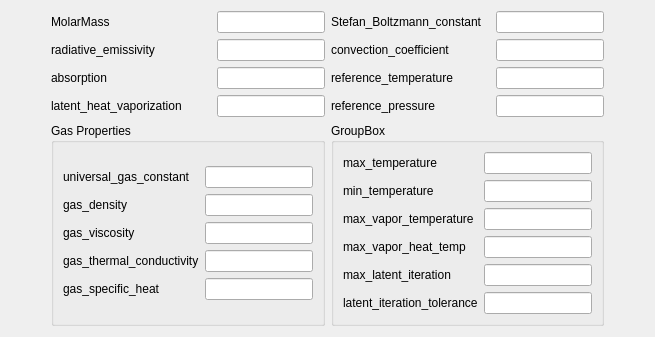
             <widget class="QWidget" name="tab_Global">
              <attribute name="title">
               <string>Global</string>
              </attribute>
              <layout class="QVBoxLayout" name="verticalLayout_25">
               <item>
                <layout class="QHBoxLayout" name="horizontalLayout_58">
                 <item>
                  <spacer name="horizontalSpacer_5">
                   <property name="orientation">
                    <enum>Qt::Horizontal</enum>
                   </property>
                   <property name="sizeHint" stdset="0">
                    <size>
                     <width>40</width>
                     <height>20</height>
                    </size>
                   </property>
                  </spacer>
                 </item>
                 <item>
                  <layout class="QVBoxLayout" name="verticalLayout_24">
                   <item>
                    <layout class="QHBoxLayout" name="horizontalLayout_46" stretch="1,1">
                     <item>
                      <layout class="QVBoxLayout" name="verticalLayout_19">
                       <item>
                        <layout class="QHBoxLayout" name="horizontalLayout_39">
                         <item>
                          <widget class="QLabel" name="label_z_22">
                           <property name="text">
                            <string>MolarMass</string>
                           </property>
                          </widget>
                         </item>
                         <item>
                          <widget class="QLineEdit" name="lineEdit_Molar_mass">
                           <property name="sizePolicy">
                            <sizepolicy hsizetype="Fixed" vsizetype="Fixed">
                             <horstretch>0</horstretch>
                             <verstretch>0</verstretch>
                            </sizepolicy>
                           </property>
                           <property name="minimumSize">
                            <size>
                             <width>60</width>
                             <height>0</height>
                            </size>
                           </property>
                          </widget>
                         </item>
                        </layout>
                       </item>
                       <item>
                        <layout class="QHBoxLayout" name="horizontalLayout_41">
                         <item>
                          <widget class="QLabel" name="label_z_24">
                           <property name="text">
                            <string>radiative_emissivity</string>
                           </property>
                          </widget>
                         </item>
                         <item>
                          <widget class="QLineEdit" name="lineEdit_radiative_emissivity">
                           <property name="sizePolicy">
                            <sizepolicy hsizetype="Fixed" vsizetype="Fixed">
                             <horstretch>0</horstretch>
                             <verstretch>0</verstretch>
                            </sizepolicy>
                           </property>
                           <property name="minimumSize">
                            <size>
                             <width>60</width>
                             <height>0</height>
                            </size>
                           </property>
                          </widget>
                         </item>
                        </layout>
                       </item>
                       <item>
                        <layout class="QHBoxLayout" name="horizontalLayout_44">
                         <item>
                          <widget class="QLabel" name="label_z_27">
                           <property name="text">
                            <string>absorption</string>
                           </property>
                          </widget>
                         </item>
                         <item>
                          <widget class="QLineEdit" name="lineEdit_absorption">
                           <property name="sizePolicy">
                            <sizepolicy hsizetype="Fixed" vsizetype="Fixed">
                             <horstretch>0</horstretch>
                             <verstretch>0</verstretch>
                            </sizepolicy>
                           </property>
                           <property name="minimumSize">
                            <size>
                             <width>60</width>
                             <height>0</height>
                            </size>
                           </property>
                          </widget>
                         </item>
                        </layout>
                       </item>
                       <item>
                        <layout class="QHBoxLayout" name="horizontalLayout_40">
                         <item>
                          <widget class="QLabel" name="label_z_23">
                           <property name="text">
                            <string>latent_heat_vaporization</string>
                           </property>
                          </widget>
                         </item>
                         <item>
                          <widget class="QLineEdit" name="lineEdit_latent_heat_vaporization">
                           <property name="sizePolicy">
                            <sizepolicy hsizetype="Fixed" vsizetype="Fixed">
                             <horstretch>0</horstretch>
                             <verstretch>0</verstretch>
                            </sizepolicy>
                           </property>
                           <property name="minimumSize">
                            <size>
                             <width>60</width>
                             <height>0</height>
                            </size>
                           </property>
                          </widget>
                         </item>
                        </layout>
                       </item>
                      </layout>
                     </item>
                     <item>
                      <layout class="QVBoxLayout" name="verticalLayout_4">
                       <item>
                        <layout class="QHBoxLayout" name="horizontalLayout_42">
                         <item>
                          <widget class="QLabel" name="label_z_25">
                           <property name="text">
                            <string>Stefan_Boltzmann_constant</string>
                           </property>
                          </widget>
                         </item>
                         <item>
                          <widget class="QLineEdit" name="lineEdit_Stefan_Boltzmann_constant">
                           <property name="sizePolicy">
                            <sizepolicy hsizetype="Fixed" vsizetype="Fixed">
                             <horstretch>0</horstretch>
                             <verstretch>0</verstretch>
                            </sizepolicy>
                           </property>
                           <property name="minimumSize">
                            <size>
                             <width>60</width>
                             <height>0</height>
                            </size>
                           </property>
                          </widget>
                         </item>
                        </layout>
                       </item>
                       <item>
                        <layout class="QHBoxLayout" name="horizontalLayout_5">
                         <item>
                          <widget class="QLabel" name="label_z">
                           <property name="text">
                            <string>convection_coefficient</string>
                           </property>
                          </widget>
                         </item>
                         <item>
                          <widget class="QLineEdit" name="lineEdit_convection_coefficient">
                           <property name="sizePolicy">
                            <sizepolicy hsizetype="Fixed" vsizetype="Fixed">
                             <horstretch>0</horstretch>
                             <verstretch>0</verstretch>
                            </sizepolicy>
                           </property>
                           <property name="minimumSize">
                            <size>
                             <width>60</width>
                             <height>0</height>
                            </size>
                           </property>
                          </widget>
                         </item>
                        </layout>
                       </item>
                       <item>
                        <layout class="QHBoxLayout" name="horizontalLayout_45">
                         <item>
                          <widget class="QLabel" name="label_z_28">
                           <property name="text">
                            <string>reference_temperature</string>
                           </property>
                          </widget>
                         </item>
                         <item>
                          <widget class="QLineEdit" name="lineEdit_reference_temperature">
                           <property name="sizePolicy">
                            <sizepolicy hsizetype="Fixed" vsizetype="Fixed">
                             <horstretch>0</horstretch>
                             <verstretch>0</verstretch>
                            </sizepolicy>
                           </property>
                           <property name="minimumSize">
                            <size>
                             <width>60</width>
                             <height>0</height>
                            </size>
                           </property>
                          </widget>
                         </item>
                        </layout>
                       </item>
                       <item>
                        <layout class="QHBoxLayout" name="horizontalLayout_6">
                         <item>
                          <widget class="QLabel" name="lineEdit_reference_pressure_2">
                           <property name="text">
                            <string>reference_pressure</string>
                           </property>
                          </widget>
                         </item>
                         <item>
                          <widget class="QLineEdit" name="lineEdit_reference_pressure">
                           <property name="sizePolicy">
                            <sizepolicy hsizetype="Fixed" vsizetype="Fixed">
                             <horstretch>0</horstretch>
                             <verstretch>0</verstretch>
                            </sizepolicy>
                           </property>
                           <property name="minimumSize">
                            <size>
                             <width>60</width>
                             <height>0</height>
                            </size>
                           </property>
                          </widget>
                         </item>
                        </layout>
                       </item>
                      </layout>
                     </item>
                    </layout>
                   </item>
                   <item>
                    <layout class="QHBoxLayout" name="horizontalLayout_57" stretch="1,1">
                     <item>
                      <widget class="QGroupBox" name="groupBox_2">
                       <property name="title">
                        <string>Gas Properties</string>
                       </property>
                       <layout class="QVBoxLayout" name="verticalLayout_21">
                        <item>
                         <layout class="QVBoxLayout" name="verticalLayout_20">
                          <item>
                           <layout class="QHBoxLayout" name="horizontalLayout_43">
                            <item>
                             <widget class="QLabel" name="label_z_26">
                              <property name="text">
                               <string>universal_gas_constant</string>
                              </property>
                             </widget>
                            </item>
                            <item>
                             <widget class="QLineEdit" name="lineEdit_universal_gas_constant">
                              <property name="sizePolicy">
                               <sizepolicy hsizetype="Fixed" vsizetype="Fixed">
                                <horstretch>0</horstretch>
                                <verstretch>0</verstretch>
                               </sizepolicy>
                              </property>
                              <property name="minimumSize">
                               <size>
                                <width>60</width>
                                <height>0</height>
                               </size>
                              </property>
                             </widget>
                            </item>
                           </layout>
                          </item>
                          <item>
                           <layout class="QHBoxLayout" name="horizontalLayout_49">
                            <item>
                             <widget class="QLabel" name="label_z_31">
                              <property name="text">
                               <string>gas_density</string>
                              </property>
                             </widget>
                            </item>
                            <item>
                             <widget class="QLineEdit" name="lineEdit_gas_density">
                              <property name="sizePolicy">
                               <sizepolicy hsizetype="Fixed" vsizetype="Fixed">
                                <horstretch>0</horstretch>
                                <verstretch>0</verstretch>
                               </sizepolicy>
                              </property>
                              <property name="minimumSize">
                               <size>
                                <width>60</width>
                                <height>0</height>
                               </size>
                              </property>
                             </widget>
                            </item>
                           </layout>
                          </item>
                          <item>
                           <layout class="QHBoxLayout" name="horizontalLayout_47">
                            <item>
                             <widget class="QLabel" name="label_z_29">
                              <property name="text">
                               <string>gas_viscosity</string>
                              </property>
                             </widget>
                            </item>
                            <item>
                             <widget class="QLineEdit" name="lineEdit_gas_viscosity">
                              <property name="sizePolicy">
                               <sizepolicy hsizetype="Fixed" vsizetype="Fixed">
                                <horstretch>0</horstretch>
                                <verstretch>0</verstretch>
                               </sizepolicy>
                              </property>
                              <property name="minimumSize">
                               <size>
                                <width>60</width>
                                <height>0</height>
                               </size>
                              </property>
                             </widget>
                            </item>
                           </layout>
                          </item>
                          <item>
                           <layout class="QHBoxLayout" name="horizontalLayout_50">
                            <item>
                             <widget class="QLabel" name="label_z_32">
                              <property name="text">
                               <string>gas_thermal_conductivity</string>
                              </property>
                             </widget>
                            </item>
                            <item>
                             <widget class="QLineEdit" name="lineEdit_gas_thermal_conductivity">
                              <property name="sizePolicy">
                               <sizepolicy hsizetype="Fixed" vsizetype="Fixed">
                                <horstretch>0</horstretch>
                                <verstretch>0</verstretch>
                               </sizepolicy>
                              </property>
                              <property name="minimumSize">
                               <size>
                                <width>60</width>
                                <height>0</height>
                               </size>
                              </property>
                             </widget>
                            </item>
                           </layout>
                          </item>
                          <item>
                           <layout class="QHBoxLayout" name="horizontalLayout_48">
                            <item>
                             <widget class="QLabel" name="label_z_30">
                              <property name="text">
                               <string>gas_specific_heat</string>
                              </property>
                             </widget>
                            </item>
                            <item>
                             <widget class="QLineEdit" name="lineEdit_gas_specific_heat">
                              <property name="sizePolicy">
                               <sizepolicy hsizetype="Fixed" vsizetype="Fixed">
                                <horstretch>0</horstretch>
                                <verstretch>0</verstretch>
                               </sizepolicy>
                              </property>
                              <property name="minimumSize">
                               <size>
                                <width>60</width>
                                <height>0</height>
                               </size>
                              </property>
                             </widget>
                            </item>
                           </layout>
                          </item>
                         </layout>
                        </item>
                       </layout>
                      </widget>
                     </item>
                     <item>
                      <widget class="QGroupBox" name="groupBox_3">
                       <property name="title">
                        <string>GroupBox</string>
                       </property>
                       <layout class="QVBoxLayout" name="verticalLayout_23">
                        <item>
                         <layout class="QVBoxLayout" name="verticalLayout_22">
                          <item>
                           <layout class="QHBoxLayout" name="horizontalLayout_51">
                            <item>
                             <widget class="QLabel" name="label_z_33">
                              <property name="text">
                               <string>max_temperature</string>
                              </property>
                             </widget>
                            </item>
                            <item>
                             <widget class="QLineEdit" name="lineEdit_max_temperature">
                              <property name="sizePolicy">
                               <sizepolicy hsizetype="Fixed" vsizetype="Fixed">
                                <horstretch>0</horstretch>
                                <verstretch>0</verstretch>
                               </sizepolicy>
                              </property>
                              <property name="minimumSize">
                               <size>
                                <width>60</width>
                                <height>0</height>
                               </size>
                              </property>
                             </widget>
                            </item>
                           </layout>
                          </item>
                          <item>
                           <layout class="QHBoxLayout" name="horizontalLayout_52">
                            <item>
                             <widget class="QLabel" name="label_z_34">
                              <property name="text">
                               <string>min_temperature</string>
                              </property>
                             </widget>
                            </item>
                            <item>
                             <widget class="QLineEdit" name="lineEdit_min_temperature">
                              <property name="sizePolicy">
                               <sizepolicy hsizetype="Fixed" vsizetype="Fixed">
                                <horstretch>0</horstretch>
                                <verstretch>0</verstretch>
                               </sizepolicy>
                              </property>
                              <property name="minimumSize">
                               <size>
                                <width>60</width>
                                <height>0</height>
                               </size>
                              </property>
                             </widget>
                            </item>
                           </layout>
                          </item>
                          <item>
                           <layout class="QHBoxLayout" name="horizontalLayout_53">
                            <item>
                             <widget class="QLabel" name="label_z_35">
                              <property name="text">
                               <string>max_vapor_temperature</string>
                              </property>
                             </widget>
                            </item>
                            <item>
                             <widget class="QLineEdit" name="lineEdit_max_vapor_temperature">
                              <property name="sizePolicy">
                               <sizepolicy hsizetype="Fixed" vsizetype="Fixed">
                                <horstretch>0</horstretch>
                                <verstretch>0</verstretch>
                               </sizepolicy>
                              </property>
                              <property name="minimumSize">
                               <size>
                                <width>60</width>
                                <height>0</height>
                               </size>
                              </property>
                             </widget>
                            </item>
                           </layout>
                          </item>
                          <item>
                           <layout class="QHBoxLayout" name="horizontalLayout_54">
                            <item>
                             <widget class="QLabel" name="label_z_36">
                              <property name="text">
                               <string>max_vapor_heat_temp</string>
                              </property>
                             </widget>
                            </item>
                            <item>
                             <widget class="QLineEdit" name="lineEdit_max_vapor_heat_temperature">
                              <property name="sizePolicy">
                               <sizepolicy hsizetype="Fixed" vsizetype="Fixed">
                                <horstretch>0</horstretch>
                                <verstretch>0</verstretch>
                               </sizepolicy>
                              </property>
                              <property name="minimumSize">
                               <size>
                                <width>60</width>
                                <height>0</height>
                               </size>
                              </property>
                             </widget>
                            </item>
                           </layout>
                          </item>
                          <item>
                           <layout class="QHBoxLayout" name="horizontalLayout_55">
                            <item>
                             <widget class="QLabel" name="label_z_37">
                              <property name="text">
                               <string>max_latent_iteration</string>
                              </property>
                             </widget>
                            </item>
                            <item>
                             <widget class="QLineEdit" name="lineEdit_max_latent_iteration">
                              <property name="sizePolicy">
                               <sizepolicy hsizetype="Fixed" vsizetype="Fixed">
                                <horstretch>0</horstretch>
                                <verstretch>0</verstretch>
                               </sizepolicy>
                              </property>
                              <property name="minimumSize">
                               <size>
                                <width>60</width>
                                <height>0</height>
                               </size>
                              </property>
                             </widget>
                            </item>
                           </layout>
                          </item>
                          <item>
                           <layout class="QHBoxLayout" name="horizontalLayout_56">
                            <item>
                             <widget class="QLabel" name="label_z_38">
                              <property name="text">
                               <string>latent_iteration_tolerance</string>
                              </property>
                             </widget>
                            </item>
                            <item>
                             <widget class="QLineEdit" name="lineEdit_latent_iteration_tolerance">
                              <property name="sizePolicy">
                               <sizepolicy hsizetype="Fixed" vsizetype="Fixed">
                                <horstretch>0</horstretch>
                                <verstretch>0</verstretch>
                               </sizepolicy>
                              </property>
                              <property name="minimumSize">
                               <size>
                                <width>60</width>
                                <height>0</height>
                               </size>
                              </property>
                             </widget>
                            </item>
                           </layout>
                          </item>
                         </layout>
                        </item>
                       </layout>
                      </widget>
                     </item>
                    </layout>
                   </item>
                  </layout>
                 </item>
                 <item>
                  <spacer name="horizontalSpacer_6">
                   <property name="orientation">
                    <enum>Qt::Horizontal</enum>
                   </property>
                   <property name="sizeHint" stdset="0">
                    <size>
                     <width>40</width>
                     <height>20</height>
                    </size>
                   </property>
                  </spacer>
                 </item>
                </layout>
               </item>
              </layout>
             </widget>
